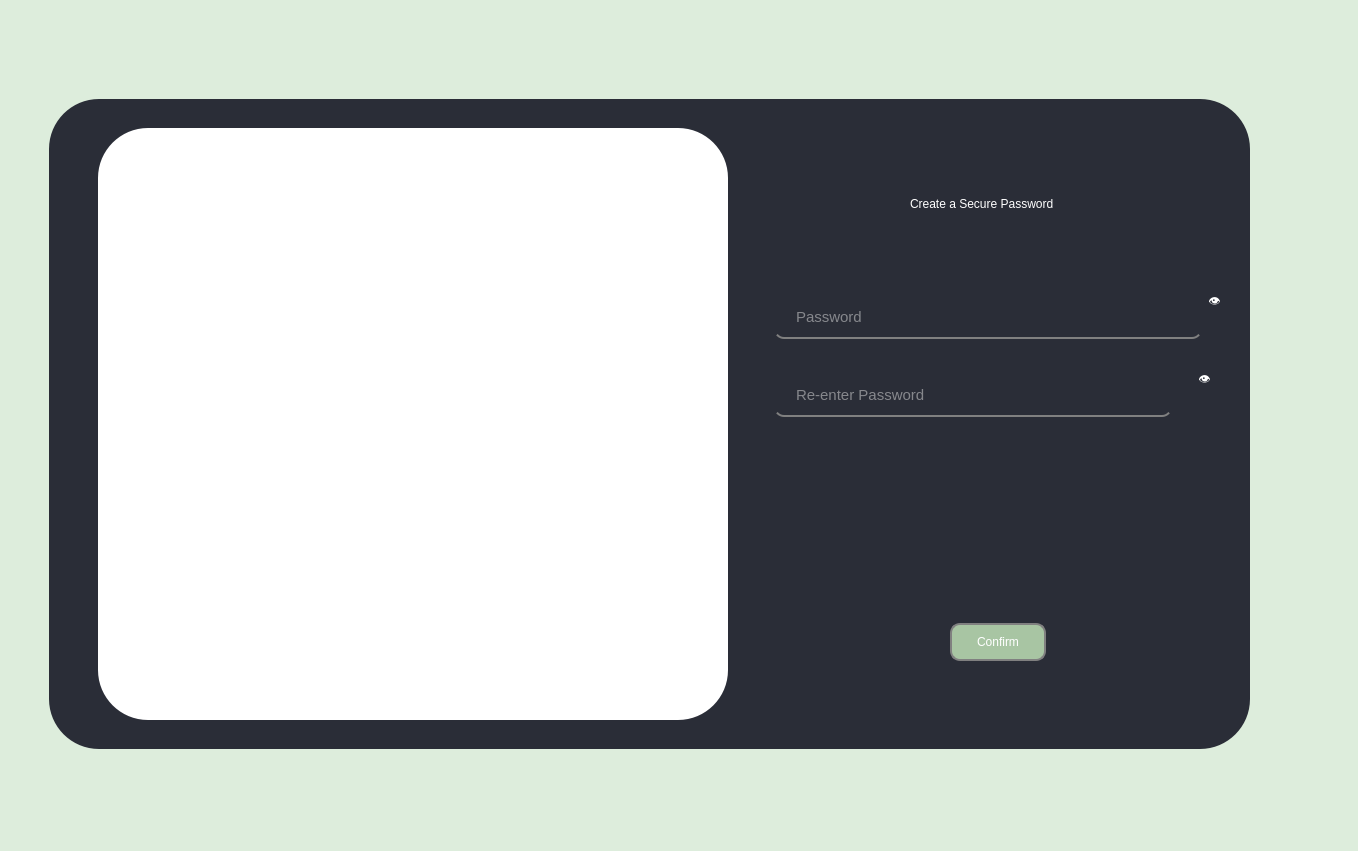
<?xml version="1.0" encoding="UTF-8"?>
<ui version="4.0">
 <class>MainWindow</class>
 <widget class="QMainWindow" name="MainWindow">
  <property name="geometry">
   <rect>
    <x>0</x>
    <y>0</y>
    <width>1358</width>
    <height>851</height>
   </rect>
  </property>
  <property name="minimumSize">
   <size>
    <width>1246</width>
    <height>783</height>
   </size>
  </property>
  <property name="windowTitle">
   <string>MainWindow</string>
  </property>
  <property name="autoFillBackground">
   <bool>false</bool>
  </property>
  <property name="styleSheet">
   <string notr="true">background-color: rgb(221, 237, 220);

</string>
  </property>
  <widget class="QWidget" name="centralwidget">
   <property name="sizePolicy">
    <sizepolicy hsizetype="Maximum" vsizetype="Maximum">
     <horstretch>1</horstretch>
     <verstretch>1</verstretch>
    </sizepolicy>
   </property>
   <layout class="QHBoxLayout" name="horizontalLayout_5">
    <item>
     <layout class="QHBoxLayout" name="horizontalLayout_9">
      <item>
       <widget class="QStackedWidget" name="stackedWidget">
        <property name="minimumSize">
         <size>
          <width>1201</width>
          <height>650</height>
         </size>
        </property>
        <property name="currentIndex">
         <number>3</number>
        </property>
        <widget class="QWidget" name="registerWidget_4">
         <widget class="QFrame" name="loginFrame_1">
          <property name="enabled">
           <bool>true</bool>
          </property>
          <property name="geometry">
           <rect>
            <x>120</x>
            <y>50</y>
            <width>1201</width>
            <height>650</height>
           </rect>
          </property>
          <property name="minimumSize">
           <size>
            <width>1201</width>
            <height>650</height>
           </size>
          </property>
          <property name="maximumSize">
           <size>
            <width>1147</width>
            <height>578</height>
           </size>
          </property>
          <property name="styleSheet">
           <string notr="true">QFrame{
        background-color: rgb(42, 45, 55);
        padding: 20px 20px 20px 40px;
        border-radius: 50px;
}

QLineEdit {
        border-bottom: 2px solid gray;
        background-color: rgb(42, 45, 55);
        padding: 10px 20px 10px 20px;
        font-size: 11pt;
        border-radius: 10px;
        margin-top: 30px;
    color: rgb(226, 226, 226);
}

QLineEdit:hover {
        border-color: #ffffff;
}

#registerLink {

	background-color: transparent;
	border: transparent;
	font: 500 10pt;
	padding: 0px 15px 0px 0px;
	margin-top: 10px

}

#registerLink:hover {
	text-decoration: underline;
}




QPushButton {
        padding: 10px 25px 10px 25px;
        border: 2px solid gray;
        border-radius: 10px;
        background-color: rgb(125, 197, 120);
        color:#ffffff;
        font: 600 italic 14pt &quot;Cascadia Mono&quot;;

}
QPushButton:hover {
        background-color: rgb(76, 120, 73);
        border-radius: 10px;

}

QLabel {
        padding: 10px 40px 10px 10px;
    		color: white;
}

QPushButton:disabled {
        background-color: rgb(168, 197, 163);
}

</string>
          </property>
          <property name="frameShape">
           <enum>QFrame::NoFrame</enum>
          </property>
          <layout class="QHBoxLayout" name="horizontalLayout_15">
           <property name="sizeConstraint">
            <enum>QLayout::SetMinimumSize</enum>
           </property>
           <item>
            <layout class="QHBoxLayout" name="horizontalLayout_16" stretch="2,3">
             <item>
              <layout class="QGridLayout" name="gridLayout_4">
               <property name="leftMargin">
                <number>0</number>
               </property>
               <item row="12" column="0">
                <layout class="QHBoxLayout" name="horizontalLayout_18"/>
               </item>
               <item row="1" column="0" alignment="Qt::AlignHCenter|Qt::AlignVCenter">
                <widget class="QLabel" name="registerHeading_2">
                 <property name="styleSheet">
                  <string notr="true">color: #ffffff;
font: 600 italic 16pt &quot;Cascadia Mono&quot;;</string>
                 </property>
                 <property name="text">
                  <string>Login your account</string>
                 </property>
                </widget>
               </item>
               <item row="3" column="0">
                <widget class="QLabel" name="loginMessageLabel">
                 <property name="enabled">
                  <bool>true</bool>
                 </property>
                 <property name="autoFillBackground">
                  <bool>false</bool>
                 </property>
                 <property name="text">
                  <string/>
                 </property>
                 <property name="textFormat">
                  <enum>Qt::PlainText</enum>
                 </property>
                </widget>
               </item>
               <item row="10" column="0">
                <layout class="QHBoxLayout" name="horizontalLayout_17">
                 <item>
                  <spacer name="horizontalSpacer_8">
                   <property name="orientation">
                    <enum>Qt::Horizontal</enum>
                   </property>
                   <property name="sizeHint" stdset="0">
                    <size>
                     <width>40</width>
                     <height>20</height>
                    </size>
                   </property>
                  </spacer>
                 </item>
                 <item>
                  <widget class="QPushButton" name="loginButton">
                   <property name="enabled">
                    <bool>false</bool>
                   </property>
                   <property name="cursor">
                    <cursorShape>PointingHandCursor</cursorShape>
                   </property>
                   <property name="autoFillBackground">
                    <bool>false</bool>
                   </property>
                   <property name="text">
                    <string>Login ➡️</string>
                   </property>
                  </widget>
                 </item>
                 <item>
                  <spacer name="horizontalSpacer_9">
                   <property name="orientation">
                    <enum>Qt::Horizontal</enum>
                   </property>
                   <property name="sizeHint" stdset="0">
                    <size>
                     <width>40</width>
                     <height>20</height>
                    </size>
                   </property>
                  </spacer>
                 </item>
                </layout>
               </item>
               <item row="11" column="0">
                <widget class="QPushButton" name="registerLink">
                 <property name="cursor">
                  <cursorShape>PointingHandCursor</cursorShape>
                 </property>
                 <property name="text">
                  <string>Don't have an account?</string>
                 </property>
                </widget>
               </item>
               <item row="0" column="0">
                <spacer name="verticalSpacer_13">
                 <property name="orientation">
                  <enum>Qt::Vertical</enum>
                 </property>
                 <property name="sizeHint" stdset="0">
                  <size>
                   <width>20</width>
                   <height>40</height>
                  </size>
                 </property>
                </spacer>
               </item>
               <item row="2" column="0">
                <layout class="QVBoxLayout" name="verticalLayout_4">
                 <item>
                  <spacer name="verticalSpacer_12">
                   <property name="orientation">
                    <enum>Qt::Vertical</enum>
                   </property>
                   <property name="sizeHint" stdset="0">
                    <size>
                     <width>20</width>
                     <height>40</height>
                    </size>
                   </property>
                  </spacer>
                 </item>
                 <item>
                  <widget class="QLineEdit" name="loginUsernameEmailInput">
                   <property name="placeholderText">
                    <string>Username / Email</string>
                   </property>
                  </widget>
                 </item>
                 <item>
                  <widget class="QLineEdit" name="loginPasswordInput">
                   <property name="styleSheet">
                    <string notr="true">margin-top: 10px</string>
                   </property>
                   <property name="echoMode">
                    <enum>QLineEdit::Password</enum>
                   </property>
                   <property name="placeholderText">
                    <string>Password</string>
                   </property>
                  </widget>
                 </item>
                </layout>
               </item>
               <item row="4" column="0">
                <spacer name="verticalSpacer_10">
                 <property name="orientation">
                  <enum>Qt::Vertical</enum>
                 </property>
                 <property name="sizeHint" stdset="0">
                  <size>
                   <width>20</width>
                   <height>40</height>
                  </size>
                 </property>
                </spacer>
               </item>
              </layout>
             </item>
             <item>
              <widget class="QLabel" name="registerIllustration_2">
               <property name="minimumSize">
                <size>
                 <width>580</width>
                 <height>500</height>
                </size>
               </property>
               <property name="styleSheet">
                <string notr="true">background-color: #ffffff;
margin-left: 50px;
</string>
               </property>
               <property name="text">
                <string/>
               </property>
               <property name="pixmap">
                <pixmap resource="resources.qrc">:/UserValidation/media/rb_7853.png</pixmap>
               </property>
               <property name="scaledContents">
                <bool>true</bool>
               </property>
               <property name="wordWrap">
                <bool>false</bool>
               </property>
              </widget>
             </item>
            </layout>
           </item>
          </layout>
         </widget>
        </widget>
        <widget class="QWidget" name="registerWidget_1">
         <widget class="QFrame" name="registerFrame">
          <property name="enabled">
           <bool>true</bool>
          </property>
          <property name="geometry">
           <rect>
            <x>100</x>
            <y>70</y>
            <width>1201</width>
            <height>650</height>
           </rect>
          </property>
          <property name="minimumSize">
           <size>
            <width>1201</width>
            <height>650</height>
           </size>
          </property>
          <property name="maximumSize">
           <size>
            <width>1147</width>
            <height>578</height>
           </size>
          </property>
          <property name="styleSheet">
           <string notr="true">QFrame{
        background-color: rgb(42, 45, 55);
        padding: 20px 20px 20px 40px;
        border-radius: 50px;
}

QLineEdit {
        border-bottom: 2px solid gray;
        background-color: rgb(42, 45, 55);
        padding: 10px 20px 10px 20px;
        font-size: 11pt;
        border-radius: 10px;
        margin-top: 30px;
    color: rgb(226, 226, 226);
}

QLineEdit:hover {
        border-color: #ffffff;
}

#loginLink {

	background-color: transparent;
	border: transparent;
	font: 500 10pt;
	padding: 0px 15px 0px 0px;
	margin-top: 10px

}

#loginLink:hover {
	text-decoration: underline;
}




QPushButton {
        padding: 10px 25px 10px 25px;
        border: 2px solid gray;
        border-radius: 10px;
        background-color: rgb(125, 197, 120);
        color:#ffffff;
        font: 600 italic 14pt &quot;Cascadia Mono&quot;;

}
QPushButton:hover {
        background-color: rgb(76, 120, 73);
        border-radius: 10px;

}

QLabel {
        padding: 10px 40px 10px 10px;
    		color: white;
}

QPushButton:disabled {
        background-color: rgb(168, 197, 163);
}

</string>
          </property>
          <property name="frameShape">
           <enum>QFrame::NoFrame</enum>
          </property>
          <layout class="QHBoxLayout" name="horizontalLayout_2">
           <property name="sizeConstraint">
            <enum>QLayout::SetMinimumSize</enum>
           </property>
           <item>
            <layout class="QHBoxLayout" name="horizontalLayout_3" stretch="2,3">
             <item>
              <layout class="QGridLayout" name="gridLayout">
               <property name="leftMargin">
                <number>0</number>
               </property>
               <item row="0" column="0" alignment="Qt::AlignHCenter|Qt::AlignVCenter">
                <widget class="QLabel" name="registerHeading">
                 <property name="styleSheet">
                  <string notr="true">color: #ffffff;
font: 600 italic 16pt &quot;Cascadia Mono&quot;;</string>
                 </property>
                 <property name="text">
                  <string>Join our Community !</string>
                 </property>
                </widget>
               </item>
               <item row="1" column="0">
                <layout class="QVBoxLayout" name="verticalLayout">
                 <item>
                  <widget class="QLineEdit" name="firstName">
                   <property name="placeholderText">
                    <string>First Name</string>
                   </property>
                  </widget>
                 </item>
                 <item>
                  <widget class="QLineEdit" name="lastName">
                   <property name="placeholderText">
                    <string>Last Name</string>
                   </property>
                  </widget>
                 </item>
                 <item>
                  <widget class="QLineEdit" name="username">
                   <property name="placeholderText">
                    <string>Username</string>
                   </property>
                  </widget>
                 </item>
                 <item>
                  <widget class="QLabel" name="usernameLabel">
                   <property name="text">
                    <string/>
                   </property>
                  </widget>
                 </item>
                 <item>
                  <widget class="QLineEdit" name="email">
                   <property name="styleSheet">
                    <string notr="true">margin-top: 10px</string>
                   </property>
                   <property name="placeholderText">
                    <string>Email</string>
                   </property>
                  </widget>
                 </item>
                </layout>
               </item>
               <item row="3" column="0">
                <spacer name="verticalSpacer">
                 <property name="orientation">
                  <enum>Qt::Vertical</enum>
                 </property>
                 <property name="sizeHint" stdset="0">
                  <size>
                   <width>20</width>
                   <height>40</height>
                  </size>
                 </property>
                </spacer>
               </item>
               <item row="2" column="0">
                <widget class="QLabel" name="emailLabel">
                 <property name="enabled">
                  <bool>true</bool>
                 </property>
                 <property name="autoFillBackground">
                  <bool>false</bool>
                 </property>
                 <property name="text">
                  <string/>
                 </property>
                 <property name="textFormat">
                  <enum>Qt::PlainText</enum>
                 </property>
                </widget>
               </item>
               <item row="9" column="0">
                <layout class="QHBoxLayout" name="horizontalLayout_6">
                 <item>
                  <spacer name="horizontalSpacer">
                   <property name="orientation">
                    <enum>Qt::Horizontal</enum>
                   </property>
                   <property name="sizeHint" stdset="0">
                    <size>
                     <width>40</width>
                     <height>20</height>
                    </size>
                   </property>
                  </spacer>
                 </item>
                 <item>
                  <widget class="QPushButton" name="nextButton">
                   <property name="enabled">
                    <bool>false</bool>
                   </property>
                   <property name="cursor">
                    <cursorShape>PointingHandCursor</cursorShape>
                   </property>
                   <property name="autoFillBackground">
                    <bool>false</bool>
                   </property>
                   <property name="text">
                    <string>Next ➡️</string>
                   </property>
                  </widget>
                 </item>
                 <item>
                  <spacer name="horizontalSpacer_2">
                   <property name="orientation">
                    <enum>Qt::Horizontal</enum>
                   </property>
                   <property name="sizeHint" stdset="0">
                    <size>
                     <width>40</width>
                     <height>20</height>
                    </size>
                   </property>
                  </spacer>
                 </item>
                </layout>
               </item>
               <item row="11" column="0">
                <spacer name="verticalSpacer_2">
                 <property name="orientation">
                  <enum>Qt::Vertical</enum>
                 </property>
                 <property name="sizeHint" stdset="0">
                  <size>
                   <width>20</width>
                   <height>40</height>
                  </size>
                 </property>
                </spacer>
               </item>
               <item row="12" column="0">
                <layout class="QHBoxLayout" name="horizontalLayout"/>
               </item>
               <item row="10" column="0">
                <widget class="QPushButton" name="loginLink">
                 <property name="cursor">
                  <cursorShape>PointingHandCursor</cursorShape>
                 </property>
                 <property name="text">
                  <string>Already have an account?</string>
                 </property>
                </widget>
               </item>
              </layout>
             </item>
             <item>
              <widget class="QLabel" name="registerIllustration">
               <property name="minimumSize">
                <size>
                 <width>580</width>
                 <height>500</height>
                </size>
               </property>
               <property name="styleSheet">
                <string notr="true">background-color: #ffffff;
margin-left: 50px;
</string>
               </property>
               <property name="text">
                <string/>
               </property>
               <property name="pixmap">
                <pixmap resource="resources.qrc">:/UserValidation/media/rb_7853.png</pixmap>
               </property>
               <property name="scaledContents">
                <bool>true</bool>
               </property>
               <property name="wordWrap">
                <bool>false</bool>
               </property>
              </widget>
             </item>
            </layout>
           </item>
          </layout>
         </widget>
        </widget>
        <widget class="QWidget" name="registerWidget_2">
         <widget class="QFrame" name="emailFrame">
          <property name="enabled">
           <bool>true</bool>
          </property>
          <property name="geometry">
           <rect>
            <x>80</x>
            <y>70</y>
            <width>1201</width>
            <height>650</height>
           </rect>
          </property>
          <property name="minimumSize">
           <size>
            <width>1201</width>
            <height>650</height>
           </size>
          </property>
          <property name="maximumSize">
           <size>
            <width>1201</width>
            <height>650</height>
           </size>
          </property>
          <property name="styleSheet">
           <string notr="true">QFrame{
        background-color: rgb(42, 45, 55);
        padding: 20px 20px 20px 40px;
        border-radius: 50px;
}

QLineEdit {
        border-bottom: 2px solid gray;
        background-color: rgb(42, 45, 55);
        padding: 10px 20px 10px 20px;
        font-size: 11pt;
        border-radius: 10px;
        margin-top: 30px;
    		color: rgb(226, 226, 226);
}

QLineEdit:hover {
        border-color: #ffffff;
}

#otpValidationMessage{
		font: 100 10pt;
color: rgb(226, 226, 226);
}

QPushButton {
        padding: 10px 25px 10px 25px;
        border: 2px solid gray;
        border-radius: 10px;
        background-color: rgb(125, 197, 120);
        color:#ffffff;
        font: 600 italic 14pt &quot;Cascadia Mono&quot;;

}
QPushButton:hover {
        background-color: rgb(76, 120, 73);
        border-radius: 10px;
}

#resendButton {
	background-color: transparent;
	border: transparent;
	font: 500 10pt;
	padding: 0px 15px 0px 0px;
}

#resendButton:disabled {
	color: rgb(147, 147, 147)
}

#resendButton:hover {
	text-decoration: underline;
}

QLabel {
        padding: 10px 40px 10px 10px;
   		color: white;
		font: 600 11pt &quot;Fira Code SemiBold&quot;;
}

QPushButton:disabled {
        background-color: rgb(168, 197, 163);
}

#resendtimer {
	 color: rgb(147, 147, 147)
}


</string>
          </property>
          <property name="frameShape">
           <enum>QFrame::NoFrame</enum>
          </property>
          <layout class="QHBoxLayout" name="horizontalLayout_4">
           <item>
            <layout class="QHBoxLayout" name="horizontalLayout_7" stretch="2,3">
             <item>
              <layout class="QGridLayout" name="gridLayout_2">
               <property name="leftMargin">
                <number>0</number>
               </property>
               <item row="1" column="0" alignment="Qt::AlignHCenter|Qt::AlignVCenter">
                <widget class="QLabel" name="emailConfirmHeading">
                 <property name="styleSheet">
                  <string notr="true">color: #ffffff;
font: 600 italic 16pt &quot;Cascadia Mono&quot;;</string>
                 </property>
                 <property name="text">
                  <string>Please check your inbox for confirmation !</string>
                 </property>
                 <property name="wordWrap">
                  <bool>true</bool>
                 </property>
                </widget>
               </item>
               <item row="0" column="0">
                <spacer name="verticalSpacer_3">
                 <property name="orientation">
                  <enum>Qt::Vertical</enum>
                 </property>
                 <property name="sizeHint" stdset="0">
                  <size>
                   <width>20</width>
                   <height>40</height>
                  </size>
                 </property>
                </spacer>
               </item>
               <item row="4" column="0">
                <widget class="QLineEdit" name="emailConfirmCode">
                 <property name="inputMask">
                  <string/>
                 </property>
                 <property name="maxLength">
                  <number>6</number>
                 </property>
                 <property name="placeholderText">
                  <string>6-Digit Code</string>
                 </property>
                 <property name="clearButtonEnabled">
                  <bool>true</bool>
                 </property>
                </widget>
               </item>
               <item row="5" column="0">
                <widget class="QLabel" name="otpValidationMessage">
                 <property name="text">
                  <string/>
                 </property>
                </widget>
               </item>
               <item row="9" column="0">
                <spacer name="verticalSpacer_5">
                 <property name="orientation">
                  <enum>Qt::Vertical</enum>
                 </property>
                 <property name="sizeHint" stdset="0">
                  <size>
                   <width>20</width>
                   <height>40</height>
                  </size>
                 </property>
                </spacer>
               </item>
               <item row="8" column="0">
                <layout class="QHBoxLayout" name="horizontalLayout_10">
                 <item>
                  <spacer name="horizontalSpacer_3">
                   <property name="orientation">
                    <enum>Qt::Horizontal</enum>
                   </property>
                   <property name="sizeHint" stdset="0">
                    <size>
                     <width>40</width>
                     <height>20</height>
                    </size>
                   </property>
                  </spacer>
                 </item>
                 <item>
                  <widget class="QPushButton" name="changeEmailButton">
                   <property name="cursor">
                    <cursorShape>PointingHandCursor</cursorShape>
                   </property>
                   <property name="text">
                    <string>Change Email</string>
                   </property>
                  </widget>
                 </item>
                 <item>
                  <spacer name="horizontalSpacer_4">
                   <property name="orientation">
                    <enum>Qt::Horizontal</enum>
                   </property>
                   <property name="sizeHint" stdset="0">
                    <size>
                     <width>40</width>
                     <height>20</height>
                    </size>
                   </property>
                  </spacer>
                 </item>
                </layout>
               </item>
               <item row="2" column="0">
                <spacer name="verticalSpacer_6">
                 <property name="orientation">
                  <enum>Qt::Vertical</enum>
                 </property>
                 <property name="sizeHint" stdset="0">
                  <size>
                   <width>20</width>
                   <height>40</height>
                  </size>
                 </property>
                </spacer>
               </item>
               <item row="6" column="0">
                <layout class="QHBoxLayout" name="horizontalLayout_8">
                 <item>
                  <widget class="QLabel" name="resendTimer">
                   <property name="text">
                    <string/>
                   </property>
                  </widget>
                 </item>
                 <item>
                  <spacer name="horizontalSpacer_5">
                   <property name="orientation">
                    <enum>Qt::Horizontal</enum>
                   </property>
                   <property name="sizeHint" stdset="0">
                    <size>
                     <width>40</width>
                     <height>20</height>
                    </size>
                   </property>
                  </spacer>
                 </item>
                 <item>
                  <widget class="QPushButton" name="resendButton">
                   <property name="enabled">
                    <bool>false</bool>
                   </property>
                   <property name="cursor">
                    <cursorShape>PointingHandCursor</cursorShape>
                   </property>
                   <property name="text">
                    <string>Resend</string>
                   </property>
                  </widget>
                 </item>
                </layout>
               </item>
               <item row="7" column="0">
                <spacer name="verticalSpacer_4">
                 <property name="orientation">
                  <enum>Qt::Vertical</enum>
                 </property>
                 <property name="sizeHint" stdset="0">
                  <size>
                   <width>20</width>
                   <height>40</height>
                  </size>
                 </property>
                </spacer>
               </item>
               <item row="10" column="0">
                <layout class="QVBoxLayout" name="verticalLayout_2"/>
               </item>
               <item row="3" column="0">
                <widget class="QLabel" name="recieveEmailLabel">
                 <property name="text">
                  <string/>
                 </property>
                </widget>
               </item>
              </layout>
             </item>
             <item>
              <widget class="QLabel" name="emailConfirmIllustration">
               <property name="minimumSize">
                <size>
                 <width>580</width>
                 <height>500</height>
                </size>
               </property>
               <property name="styleSheet">
                <string notr="true">background-color: #ffffff;
margin-left: 50px;
</string>
               </property>
               <property name="text">
                <string/>
               </property>
               <property name="pixmap">
                <pixmap resource="resources.qrc">:/UserValidation/media/rb_21298.png</pixmap>
               </property>
               <property name="scaledContents">
                <bool>true</bool>
               </property>
               <property name="wordWrap">
                <bool>false</bool>
               </property>
              </widget>
             </item>
            </layout>
           </item>
          </layout>
         </widget>
        </widget>
        <widget class="QWidget" name="registerWidget_3">
         <widget class="QFrame" name="passwordFrame_3">
          <property name="enabled">
           <bool>true</bool>
          </property>
          <property name="geometry">
           <rect>
            <x>40</x>
            <y>90</y>
            <width>1201</width>
            <height>650</height>
           </rect>
          </property>
          <property name="minimumSize">
           <size>
            <width>1201</width>
            <height>650</height>
           </size>
          </property>
          <property name="maximumSize">
           <size>
            <width>1147</width>
            <height>578</height>
           </size>
          </property>
          <property name="styleSheet">
           <string notr="true">QFrame{
        background-color: rgb(42, 45, 55);
        padding: 20px 20px 20px 40px;
        border-radius: 50px;
}

QLineEdit {
        border-bottom: 2px solid gray;
        background-color: rgb(42, 45, 55);
        padding: 10px 20px 10px 20px;
        font-size: 11pt;
        border-radius: 10px;
        margin-top: 30px;
    color: rgb(226, 226, 226);
}

QLineEdit:hover {
        border-color: #ffffff;
}

QPushButton {
        padding: 10px 25px 10px 25px;
        border: 2px solid gray;
        border-radius: 10px;
        background-color: rgb(125, 197, 120);
        color:#ffffff;
        font: 600 italic 14pt &quot;Cascadia Mono&quot;;

}
QPushButton:hover {
        background-color: rgb(76, 120, 73);
        border-radius: 10px;

}

QLabel {
        padding: 10px 40px 10px 10px;
    		color: white;
}

QPushButton:disabled {
        background-color: rgb(168, 197, 163);
}

#eyeButton1, #eyeButton2 {
		background-color: transparent;
		padding: 0;
		border: 0px;
}

#eyeButton2 {
		margin-left: 20px;
		padding-right: 10px
}

</string>
          </property>
          <property name="frameShape">
           <enum>QFrame::NoFrame</enum>
          </property>
          <layout class="QHBoxLayout" name="horizontalLayout_11">
           <property name="sizeConstraint">
            <enum>QLayout::SetMinimumSize</enum>
           </property>
           <item>
            <layout class="QHBoxLayout" name="horizontalLayout_12" stretch="3,2">
             <item>
              <widget class="QLabel" name="ConfirmPasswordIllustration">
               <property name="minimumSize">
                <size>
                 <width>580</width>
                 <height>500</height>
                </size>
               </property>
               <property name="styleSheet">
                <string notr="true">background-color: #ffffff;
margin-right: 40px;
</string>
               </property>
               <property name="text">
                <string/>
               </property>
               <property name="pixmap">
                <pixmap resource="resources.qrc">:/UserValidation/media/rb_4685.png</pixmap>
               </property>
               <property name="scaledContents">
                <bool>true</bool>
               </property>
               <property name="wordWrap">
                <bool>false</bool>
               </property>
              </widget>
             </item>
             <item>
              <layout class="QGridLayout" name="gridLayout_3">
               <property name="leftMargin">
                <number>0</number>
               </property>
               <item row="1" column="0" alignment="Qt::AlignHCenter|Qt::AlignVCenter">
                <widget class="QLabel" name="createPasswordHeader">
                 <property name="styleSheet">
                  <string notr="true">color: #ffffff;
font: 600 italic 16pt &quot;Cascadia Mono&quot;;</string>
                 </property>
                 <property name="text">
                  <string>Create a Secure Password</string>
                 </property>
                </widget>
               </item>
               <item row="6" column="0">
                <widget class="QLabel" name="eightCharacterLabel">
                 <property name="text">
                  <string/>
                 </property>
                </widget>
               </item>
               <item row="4" column="0">
                <widget class="QLabel" name="uppercaseLabel">
                 <property name="text">
                  <string/>
                 </property>
                </widget>
               </item>
               <item row="13" column="0">
                <layout class="QHBoxLayout" name="horizontalLayout_13">
                 <item>
                  <spacer name="horizontalSpacer_6">
                   <property name="orientation">
                    <enum>Qt::Horizontal</enum>
                   </property>
                   <property name="sizeHint" stdset="0">
                    <size>
                     <width>40</width>
                     <height>20</height>
                    </size>
                   </property>
                  </spacer>
                 </item>
                 <item>
                  <widget class="QPushButton" name="confirmPasswordButton">
                   <property name="enabled">
                    <bool>false</bool>
                   </property>
                   <property name="cursor">
                    <cursorShape>PointingHandCursor</cursorShape>
                   </property>
                   <property name="autoFillBackground">
                    <bool>false</bool>
                   </property>
                   <property name="text">
                    <string>Confirm</string>
                   </property>
                  </widget>
                 </item>
                 <item>
                  <spacer name="horizontalSpacer_7">
                   <property name="orientation">
                    <enum>Qt::Horizontal</enum>
                   </property>
                   <property name="sizeHint" stdset="0">
                    <size>
                     <width>40</width>
                     <height>20</height>
                    </size>
                   </property>
                  </spacer>
                 </item>
                </layout>
               </item>
               <item row="0" column="0">
                <spacer name="verticalSpacer_7">
                 <property name="orientation">
                  <enum>Qt::Vertical</enum>
                 </property>
                 <property name="sizeHint" stdset="0">
                  <size>
                   <width>20</width>
                   <height>40</height>
                  </size>
                 </property>
                </spacer>
               </item>
               <item row="2" column="0">
                <layout class="QVBoxLayout" name="verticalLayout_3">
                 <item>
                  <spacer name="verticalSpacer_9">
                   <property name="orientation">
                    <enum>Qt::Vertical</enum>
                   </property>
                   <property name="sizeHint" stdset="0">
                    <size>
                     <width>20</width>
                     <height>40</height>
                    </size>
                   </property>
                  </spacer>
                 </item>
                 <item>
                  <layout class="QHBoxLayout" name="horizontalLayout_19">
                   <item>
                    <widget class="QLineEdit" name="passwordInput1">
                     <property name="echoMode">
                      <enum>QLineEdit::Password</enum>
                     </property>
                     <property name="placeholderText">
                      <string>Password</string>
                     </property>
                    </widget>
                   </item>
                   <item>
                    <widget class="QPushButton" name="eyeButton1">
                     <property name="cursor">
                      <cursorShape>PointingHandCursor</cursorShape>
                     </property>
                     <property name="text">
                      <string>👁</string>
                     </property>
                     <property name="icon">
                      <iconset theme="mail-forward">
                       <normaloff>.</normaloff>.</iconset>
                     </property>
                    </widget>
                   </item>
                  </layout>
                 </item>
                 <item>
                  <layout class="QHBoxLayout" name="horizontalLayout_20">
                   <item>
                    <widget class="QLineEdit" name="passwordInput2">
                     <property name="echoMode">
                      <enum>QLineEdit::Password</enum>
                     </property>
                     <property name="placeholderText">
                      <string>Re-enter Password</string>
                     </property>
                    </widget>
                   </item>
                   <item>
                    <widget class="QPushButton" name="eyeButton2">
                     <property name="cursor">
                      <cursorShape>PointingHandCursor</cursorShape>
                     </property>
                     <property name="text">
                      <string>👁</string>
                     </property>
                     <property name="icon">
                      <iconset theme="mail-forward"/>
                     </property>
                    </widget>
                   </item>
                  </layout>
                 </item>
                 <item>
                  <widget class="QLabel" name="passwordMatchMessage">
                   <property name="text">
                    <string/>
                   </property>
                  </widget>
                 </item>
                 <item>
                  <widget class="QLabel" name="specialCharacterLabel">
                   <property name="text">
                    <string/>
                   </property>
                  </widget>
                 </item>
                </layout>
               </item>
               <item row="14" column="0">
                <spacer name="verticalSpacer_8">
                 <property name="orientation">
                  <enum>Qt::Vertical</enum>
                 </property>
                 <property name="sizeHint" stdset="0">
                  <size>
                   <width>20</width>
                   <height>40</height>
                  </size>
                 </property>
                </spacer>
               </item>
               <item row="15" column="0">
                <layout class="QHBoxLayout" name="horizontalLayout_14"/>
               </item>
               <item row="3" column="0">
                <widget class="QLabel" name="oneNumberLabel">
                 <property name="text">
                  <string/>
                 </property>
                </widget>
               </item>
              </layout>
             </item>
            </layout>
           </item>
          </layout>
         </widget>
        </widget>
       </widget>
      </item>
     </layout>
    </item>
   </layout>
  </widget>
  <action name="actionewkljfnwef">
   <property name="text">
    <string>ewkljfnwef''</string>
   </property>
  </action>
  <action name="actionwlkemfm">
   <property name="text">
    <string>wlkemfm</string>
   </property>
  </action>
  <action name="action_kmf">
   <property name="text">
    <string>;kmf</string>
   </property>
  </action>
 </widget>
 <resources>
  <include location="resources.qrc"/>
 </resources>
 <connections>
  <connection>
   <sender>confirmPasswordButton</sender>
   <signal>clicked()</signal>
   <receiver>MainWindow</receiver>
   <slot>close()</slot>
   <hints>
    <hint type="sourcelabel">
     <x>1065</x>
     <y>648</y>
    </hint>
    <hint type="destinationlabel">
     <x>1352</x>
     <y>627</y>
    </hint>
   </hints>
  </connection>
 </connections>
</ui>
